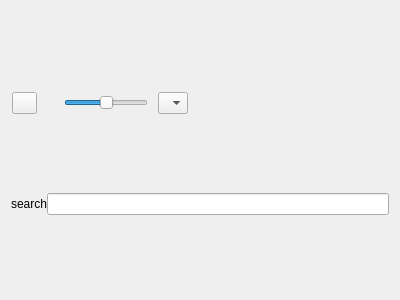
<?xml version="1.0" encoding="UTF-8"?>
<ui version="4.0">
 <class>GameListWidget</class>
 <widget class="QWidget" name="GameListWidget">
  <property name="geometry">
   <rect>
    <x>0</x>
    <y>0</y>
    <width>400</width>
    <height>300</height>
   </rect>
  </property>
  <property name="windowTitle">
   <string>Form</string>
  </property>
  <layout class="QVBoxLayout" name="verticalLayout">
   <item>
    <widget class="QWidget" name="GamesToolsBar" native="true">
     <layout class="QHBoxLayout" name="GamesToolsBarLayout">
      <property name="spacing">
       <number>10</number>
      </property>
      <property name="sizeConstraint">
       <enum>QLayout::SetFixedSize</enum>
      </property>
      <property name="leftMargin">
       <number>1</number>
      </property>
      <property name="bottomMargin">
       <number>1</number>
      </property>
      <item>
       <widget class="QPushButton" name="buttonNoCover">
        <property name="maximumSize">
         <size>
          <width>25</width>
          <height>25</height>
         </size>
        </property>
        <property name="text">
         <string/>
        </property>
        <property name="icon">
         <iconset resource="resources.qrc">
          <normaloff>:/icons/resources/icons/white/cover.png</normaloff>
          <normalon>:/icons/resources/icons/white/no_cover.png</normalon>:/icons/resources/icons/white/cover.png</iconset>
        </property>
        <property name="checkable">
         <bool>true</bool>
        </property>
        <property name="checked">
         <bool>false</bool>
        </property>
       </widget>
      </item>
      <item>
       <widget class="QLabel" name="coverSizeIcon">
        <property name="maximumSize">
         <size>
          <width>25</width>
          <height>25</height>
         </size>
        </property>
        <property name="text">
         <string/>
        </property>
        <property name="pixmap">
         <pixmap resource="resources.qrc">:/icons/resources/icons/white/covers_size.png</pixmap>
        </property>
       </widget>
      </item>
      <item>
       <widget class="QSlider" name="horizontalSlider">
        <property name="sizePolicy">
         <sizepolicy hsizetype="Fixed" vsizetype="Fixed">
          <horstretch>0</horstretch>
          <verstretch>0</verstretch>
         </sizepolicy>
        </property>
        <property name="minimum">
         <number>50</number>
        </property>
        <property name="maximum">
         <number>150</number>
        </property>
        <property name="value">
         <number>100</number>
        </property>
        <property name="orientation">
         <enum>Qt::Horizontal</enum>
        </property>
       </widget>
      </item>
      <item>
       <widget class="QComboBox" name="layoutTypeComboBox">
        <property name="currentText">
         <string notr="true"/>
        </property>
        <item>
         <property name="text">
          <string notr="true"/>
         </property>
         <property name="icon">
          <iconset resource="resources.qrc">
           <normaloff>:/icons/resources/icons/white/layout_grid3xn.png</normaloff>:/icons/resources/icons/white/layout_grid3xn.png</iconset>
         </property>
        </item>
        <item>
         <property name="text">
          <string notr="true"/>
         </property>
         <property name="icon">
          <iconset resource="resources.qrc">
           <normaloff>:/icons/resources/icons/white/layout_grid3xn.png</normaloff>:/icons/resources/icons/white/layout_grid3xn.png</iconset>
         </property>
        </item>
        <item>
         <property name="text">
          <string notr="true"/>
         </property>
         <property name="icon">
          <iconset resource="resources.qrc">
           <normaloff>:/icons/resources/icons/white/layout_grid3xn.png</normaloff>:/icons/resources/icons/white/layout_grid3xn.png</iconset>
         </property>
        </item>
        <item>
         <property name="text">
          <string notr="true"/>
         </property>
         <property name="icon">
          <iconset resource="resources.qrc">
           <normaloff>:/icons/resources/icons/white/layout_horizontal.png</normaloff>:/icons/resources/icons/white/layout_horizontal.png</iconset>
         </property>
        </item>
        <item>
         <property name="text">
          <string notr="true"/>
         </property>
         <property name="icon">
          <iconset resource="resources.qrc">
           <normaloff>:/icons/resources/icons/white/layout_list.png</normaloff>:/icons/resources/icons/white/layout_list.png</iconset>
         </property>
        </item>
       </widget>
      </item>
      <item>
       <spacer name="horizontalSpacer">
        <property name="orientation">
         <enum>Qt::Horizontal</enum>
        </property>
        <property name="sizeHint" stdset="0">
         <size>
          <width>40</width>
          <height>20</height>
         </size>
        </property>
       </spacer>
      </item>
     </layout>
    </widget>
   </item>
   <item>
    <layout class="QVBoxLayout" name="gameListContainerLayout">
     <property name="spacing">
      <number>0</number>
     </property>
    </layout>
   </item>
   <item>
    <layout class="QHBoxLayout" name="gridSearchHorizontalLayout">
     <property name="spacing">
      <number>0</number>
     </property>
     <item>
      <widget class="QLabel" name="gridSearchLabel">
       <property name="text">
        <string>search</string>
       </property>
       <property name="margin">
        <number>5</number>
       </property>
      </widget>
     </item>
     <item>
      <widget class="QLineEdit" name="gridSearch"/>
     </item>
    </layout>
   </item>
  </layout>
 </widget>
 <resources>
  <include location="resources.qrc"/>
 </resources>
 <connections/>
</ui>
